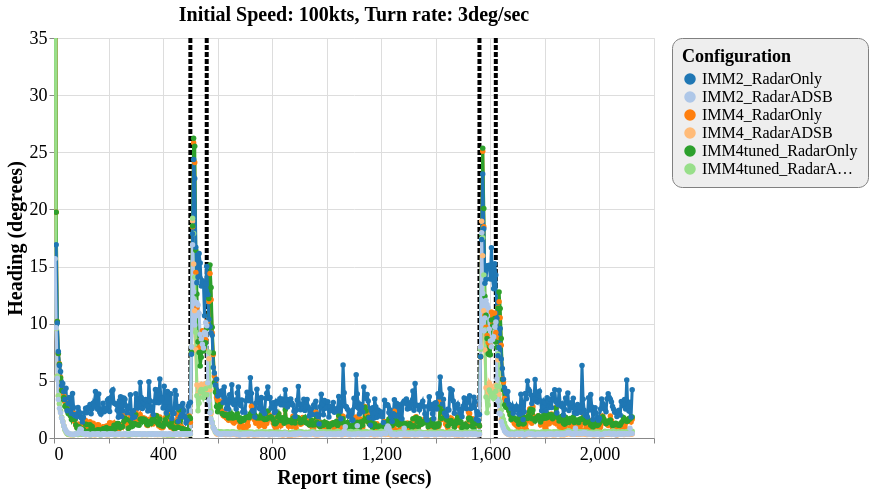

Express this chart as Vega-Lite.
### Vega-Lite specification from a JSON file in a GitHub repository (floating-point values rounded to 4 significant figures; data arrays with more than 128 entries replaced by an {"elided": "..."} marker saying what was removed)
{"config": {"view": {"continuousWidth": 600, "continuousHeight": 400}, "axisX": {"labelFontSize": 18, "titleFontSize": 20}, "axisY": {"labelFontSize": 18, "titleFontSize": 20}, "font": "Times New Roman", "legend": {"cornerRadius": 10, "fillColor": "#EEEEEE", "labelFontSize": 16, "padding": 10, "strokeColor": "gray", "titleFontSize": 18}, "title": {"fontSize": 20}}, "layer": [{"data": {"name": "data-9e4e6f89f75dd175fa9df33dd7c7092c"}, "mark": {"type": "rule", "strokeDash": [5, 2], "strokeWidth": 4}, "encoding": {"color": {"type": "nominal", "field": "color", "scale": null}, "x": {"type": "quantitative", "field": "tt"}}}, {"data": {"name": "data-9185c0df5ce6105015ba871fb17f1f69"}, "mark": {"type": "line", "point": true, "strokeWidth": 3}, "encoding": {"color": {"type": "ordinal", "field": "config", "scale": {"scheme": "category20"}, "sort": ["IMM2_RadarOnly", "IMM2_RadarADSB", "IMM4_RadarOnly", "IMM4_RadarADSB", "IMM4tuned_RadarOnly", "IMM4tuned_RadarADSB"], "title": "Configuration"}, "x": {"type": "quantitative", "field": "time", "title": "Report time (secs)"}, "y": {"type": "quantitative", "field": "rmse_hdg", "scale": {"domain": [0, 35], "zero": false}, "title": "Heading (degrees)"}}, "selection": {"selector121": {"type": "interval", "bind": "scales", "encodings": ["x", "y"]}}, "title": "Initial Speed: 100kts, Turn rate: 3deg/sec"}], "$schema": "https://vega.github.io/schema/vega-lite/v4.8.1.json", "datasets": {"data-9e4e6f89f75dd175fa9df33dd7c7092c": [{"tt": 500, "color": "black"}, {"tt": 560, "color": "black"}, {"tt": 1560, "color": "black"}, {"tt": 1620, "color": "black"}], "data-9185c0df5ce6105015ba871fb17f1f69": {"elided": "3179 records"}}}
